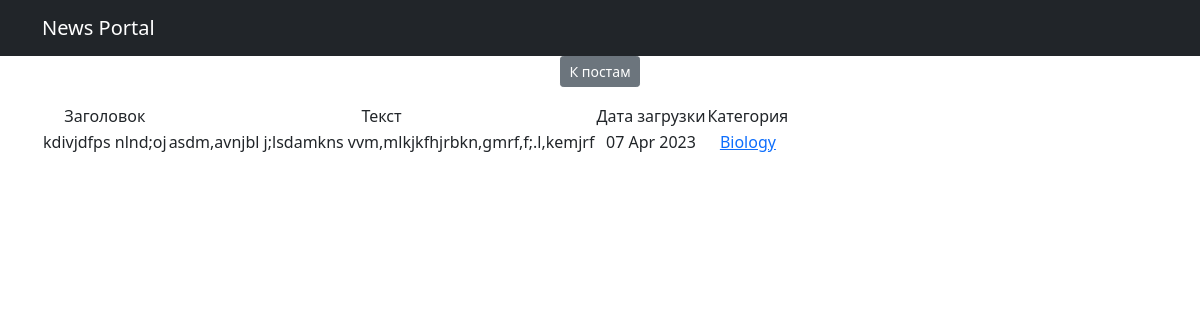
Page /posts/40 on the committed database.
### news/models.py (models this page shows, shortened)
class Post(models.Model):
    author = models.ForeignKey(Author, on_delete=models.CASCADE)
    NEWS = 'NW'
    ARTICLE = 'AR'
    CATEGORY_CHOICES = (
        (NEWS, 'Новость'),
        (ARTICLE, 'Статья'),
    )
    categoryType = models.CharField(max_length=2, choices=CATEGORY_CHOICES, default=ARTICLE)
    dateCreation = models.DateTimeField(auto_now_add=True)
    category = models.ManyToManyField(Category, through='PostCategory')
    title = models.CharField(max_length=128)
    text = models.TextField()
    rating = models.SmallIntegerField(default=0)

class Category(models.Model):
    name = models.CharField(max_length=64, unique=True)
    subscribers = models.ManyToManyField(User, related_name='categories')
    def __str__(self):
        return self.name

### news/views.py (the view)
# urls.py: path('<int:pk>', cache_page(60*5)(PostDetail.as_view()), name='post_detail'),
class PostDetail(DetailView):
    model = Post
    template_name = 'post.html'
    context_object_name = 'post'

### news/templatetags/custom_filters.py (called while the page is built)
@register.filter()
def censor(text):
    stop_words = ('bad', 'boring')
    for word in text.split():
        if word.lower() in stop_words:
            text = text.replace(word, f"{word[0]}{'*' * (len(word) - 1)}")
    return text

### templates/post.html (shortened to what this page needs)
{% extends 'flatpages/default.html' %}
{% load custom_filters %}
{% block content %}
<p class="text-center"><a href="{% url 'posts_list' %}" class="btn btn-secondary btn-sm">К постам</a></p>
<table>
    <tr>
        <td>
            Заголовок
        </td>
        <td>
            Текст
        </td>
        <td>
            Дата загрузки
        </td>
        <td>
            Категория
        </td>
    </tr>
    <tr>
        <td>
            {{ post.title|censor }}
        </td>
        <td>
            {{ post.text|censor }}
        </td>
        <td>
            {{ post.dateCreation|date:'d M Y' }}
        </td>
        <td>
            {% for category in post.category.all %}
            <a href="{% url 'category_list' category.id %}">{{ category }}</a>
            {% endfor %}
        </td>
    </tr>
</table>
{% endblock content %}

### rows in the picture
Post: title|censor "kdivjdfps nlnd;oj", text|censor "asdm,avnjbl j;lsdamkns vvm,mlkjkfhjrbkn,gmrf,f;.l,kemjrf", dateCreation "07 Apr 2023"
Category: name "Biology"
